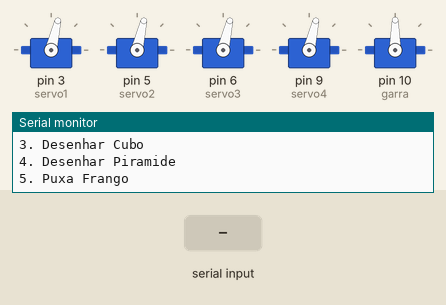
The sketch below on a simulated Arduino Uno, built with avr-gcc and run on an emulated ATmega328P. Shown: 5 × servo, the last lines printed to the serial monitor. The test bench sets the inputs (shaded band).

Above: at 1.8 s.
1.9 s: "1,90,45\n" received over Serial
At 4.05 s:
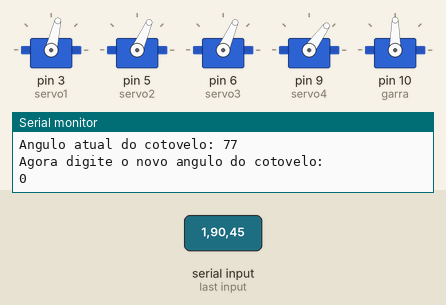
At 4.83 s:
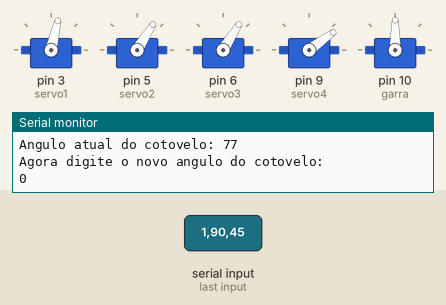
4.9 s: "90,45,200,10\n" received over Serial
7.9 s: "2\n" received over Serial
10.4 s: "90,45,200\n" received over Serial
At 13.0 s:
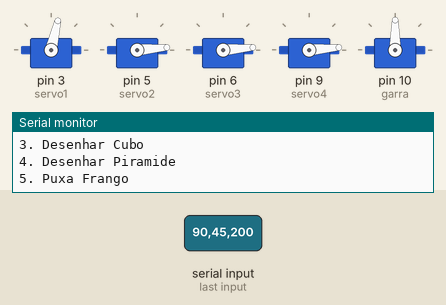
Timing chart, 0 to 14.4 s (numbered marks = the images above; inputs shaded):
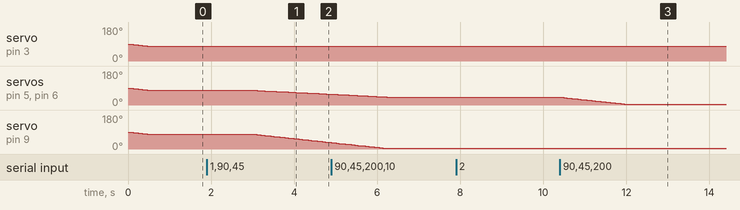

The sketch:

rogerinho.ino
```cpp
#include <VarSpeedServo.h>

VarSpeedServo servo1, servo2, servo3, servo4, garra;
int velocidadeMaxima = 15;

/*
 * velocidades[0] é referente a velocidade da base
 * velocidades[1] é referente a velocidade do ombro
 * velocidades[2] é referente a velocidade do cotovelo
 */
int velocidades[3] = {20,20,20};

int angAtualBase = 0;
int angAtualCotovelo = 0;
int angAtualOmbro = 0;


int opcaoMenu;

double posAtualX = 0;
double posAtualY = 14.5;
double posAtualZ = 15;

/*
 * Encontra a maior distância
 */
double compareNumbers(double x, double y, double z) {
  double result = abs(posAtualX - x);
  if (result < abs(posAtualY - y))
    result = abs(posAtualY - y);
  if (result < abs(posAtualZ - z))
    result = abs(posAtualZ - z);

  return result;
}
double mapeamento(double x, double in_min, double in_max, double out_min, double out_max)
{
  return (x - in_min) * (out_max - out_min) / (in_max - in_min) + out_min;
}

void calculaVelocidade(int angBase, int angOmbro,  int angCotovelo) {
  /*
   * A variável "maior" vai identificar qual é a maior distância angular
   * 0 -> Ângulo da Base
   * 1 -> Ângulo do Ombro
   * 2 -> Ângulo do Cotovelo
   */

  int maior = 0;
  int deltaBase = abs(angBase - angAtualBase);
  int deltaOmbro = abs(angOmbro - angAtualOmbro);
  int deltaCotovelo = abs(angCotovelo - angAtualCotovelo);

  int aux = deltaBase;

  if(aux < deltaOmbro) {
    maior = 1;
    aux = deltaOmbro;
  }
  if(aux < deltaCotovelo) {
    maior = 2;
    aux = deltaCotovelo;
  }

  switch(maior) {
    case 0:
      velocidades[0] = velocidadeMaxima;
      velocidades[1] = (velocidadeMaxima*deltaOmbro)/deltaBase;
      velocidades[2] = (velocidadeMaxima*deltaCotovelo)/deltaBase;
      break;
    case 1:
      velocidades[0] = (velocidadeMaxima*deltaBase)/deltaOmbro;
      velocidades[1] = velocidadeMaxima;
      velocidades[2] = (velocidadeMaxima*deltaCotovelo)/deltaOmbro;
      break;
    case 2:
      velocidades[0] = (velocidadeMaxima*deltaBase)/deltaCotovelo;
      velocidades[1] = (velocidadeMaxima*deltaOmbro)/deltaCotovelo;
      velocidades[2] = velocidadeMaxima;
      break;
    default:
      Serial.println("Deu ruim no calculo da velocidade");
  }

}

void movimentaServos(double angBase, double angOmbro,  double angCotovelo) {
  velocidades[0] = 0;
  velocidades[1] = 0;
  velocidades[2] = 0;

  angBase = mapeamento(angBase,0,180,5,150);
  angOmbro = mapeamento(angOmbro,0,180,5,150);
  angCotovelo = mapeamento(angCotovelo,0,180,5,150);
  calculaVelocidade(angBase, angOmbro, angCotovelo);

  servo1.write(angBase,velocidades[0],false);
  servo2.write(angOmbro,velocidades[1],false);
  servo3.write(angOmbro,velocidades[1],false);
  servo4.write(angCotovelo,velocidades[2],true);

  angAtualBase=angBase;
  angAtualOmbro=angOmbro;
  angAtualCotovelo=angCotovelo;
}

void cinematicaDireta() {
  int auxiliarBase, auxiliarOmbro, auxiliarCotovelo;
  Serial.print("Angulo atual da base: ");
  Serial.println(angAtualBase);
  Serial.println("Agora digite o novo angulo da base: ");

  while(!Serial.available());
  auxiliarBase = Serial.parseInt();
  Serial.println(auxiliarBase);

  Serial.print("Angulo atual do ombro: ");
  Serial.println(angAtualOmbro);
  Serial.println("Agora digite o novo angulo do ombro:");

  while(!Serial.available());
  auxiliarOmbro = Serial.parseInt();
  Serial.println(auxiliarOmbro);

  Serial.print("Angulo atual do cotovelo: ");
  Serial.println(angAtualCotovelo);
  Serial.println("Agora digite o novo angulo do cotovelo:");

  while(!Serial.available());
  auxiliarCotovelo = Serial.parseInt();
  Serial.println(auxiliarCotovelo);

  movimentaServos(auxiliarBase, auxiliarOmbro, auxiliarCotovelo);
}

void cinematicaInversa(double x, double y, double z) {
  double pi = 3.14159;
  // dados do robo
  double x3 = x; // posição x do robo
  double y3 = y; // posição y do robo
  double z3 = z; //altura do robo
  double l1 = 0;
  double l2 = 12;
  double l3 = 16;
  double d1 = 0;

  // calculo dos auxiliares
  double X3 = pow(x3,2);
  double Y3 = pow(y3,2);
  double Z3 = pow(z3,2);
  double L2 = pow(l2,2);
  double L3 = pow(l3,2);
  double k1 = X3+Y3;
  double r1 = sqrt(k1); //equação 2
  double r2 = z3-d1; // equação 3
  double R1 = pow(r1,2);
  double R2 = pow(r2,2);
  double k2 = R1+R2;
  double r3 = sqrt(k2); //equação 5
  double R3 = pow(r3,2);
  double k3 =(L3-L2-R3)/(-2*l2*r3);
  double k4 = (R3-L2-L3)/(-2*l2*l3);

  // calculo dos angulos
  double alfa1 = acos(k3); //equação 6
  double alfa2 = atan2(r2,r1); // equação 4
  double alfa3 = acos(k4); // equação 8
  double tet1 = atan2(y3,x3); // equação 1
  double tet2 = alfa2 - alfa1; // equação 7
  double conv3 = (alfa3*180)/pi;
  double tet3 = 180 - conv3;
  double conv1 = (tet1*180)/pi;
  double conv2 = (tet2*180)/pi;

  // angulos
  int angBase = conv1;
  int angOmbro = conv2;
  int angCotovelo = tet3;

  movimentaServos(angBase, angOmbro, angCotovelo);
}


void routePlanner() {
  double x, y, z;
  Serial.print("Posicao atual X");
  Serial.println(posAtualX);
  Serial.println("Agora digite a nova posicao X: ");

  while(!Serial.available());
  x = Serial.parseFloat();
  Serial.println(x);


  Serial.print("Posicao atual Y");
  Serial.println(posAtualY);
  Serial.println("Agora digite a nova posicao Y: ");

  while(!Serial.available());
  y = Serial.parseFloat();
  Serial.println(y);

  Serial.print("Posicao atual Z");
  Serial.println(posAtualZ);
  Serial.println("Agora digite a nova posicao Z: ");

  while(!Serial.available());
  z = Serial.parseFloat();
  Serial.println(z);

  routePlanner2(x,y,z);
}

void routePlanner2(double x, double y, double z) {


  // Resgatando maior valor
  double aux = compareNumbers(x, y, z);

  //Modificar a variável abaixo para aumentar/diminuir o passo
  double passo = 1/aux;

  double auxX = posAtualX;
  double auxY = posAtualY;
  double auxZ = posAtualZ;

  for (double i = 0; i <= 1; i+= passo) {
    auxX = posAtualX + i*(x-posAtualX);
    auxY = posAtualY + i*(y-posAtualY);
    auxZ = posAtualZ + i*(z-posAtualZ);

    cinematicaInversa(auxX, auxY, auxZ);

  }

  posAtualX = x;
  posAtualY = y;
  posAtualZ = z;

}

void imprimeMenu() {
  Serial.println("\n\nEscolha uma opcao para comecar:\n1. Cinematica Direta\n2. Cinematica Inversa\n3. Desenhar Cubo\n4. Desenhar Piramide\n5. Puxa Frango");
}

void fechaGarra(){
  garra.write(50, 0, true);
}

void abreGarra() {
  garra.write(5, 0, true);
}

void desenharCubo() {
  abreGarra();
  delay(2000);
  fechaGarra();
  delay(2000);
  routePlanner2(0,0,20);
  delay(2000);
  routePlanner2(5,0,20);
  delay(2000);
  routePlanner2(5,5,20);
  delay(2000);
  routePlanner2(0,5,20);
  delay(2000);
  routePlanner2(0,5,25);
  delay(2000);
  routePlanner2(5,5,25);
  delay(2000);
  routePlanner2(5,0,25);
  delay(2000);
  routePlanner2(0,0,25);
  delay(2000);
}

void desenharPiramide() {
  abreGarra();
  delay(2000);
  fechaGarra();
  delay(2000);
  routePlanner2(0,0,20);
  delay(2000);
  routePlanner2(3,3,25);
  delay(2000);
  routePlanner2(6,6,20);
  delay(2000);
  routePlanner2(0,6,20);
  delay(2000);
  routePlanner2(3,3,25);
  delay(2000);
  routePlanner2(6,0,20);
  delay(2000);
  movimentaServos(90,90,90);
  abreGarra();
}

void dadosInversa() {
  double auxiliarX, auxiliarY, auxiliarZ;

  Serial.println("Agora digite o valor de x: ");
  while(!Serial.available());
  auxiliarX = Serial.parseFloat();
  Serial.println(auxiliarX);

  Serial.println("Agora digite o valor de y: ");
  while(!Serial.available());
  auxiliarY = Serial.parseFloat();
  Serial.println(auxiliarY);

  Serial.println("Agora digite o valor de z: ");
  while(!Serial.available());
  auxiliarZ = Serial.parseFloat();
  Serial.println(auxiliarZ);

  cinematicaInversa(auxiliarX, auxiliarY, auxiliarZ);
}

void Menu (int opcaoMenu) {
  switch (opcaoMenu) {
    case 1:
      cinematicaDireta();
      break;
    case 2:
      dadosInversa();
    case 3:
      while(!Serial.available()) {
        desenharCubo();
      }
      break;
    case 4:
      while(!Serial.available()) {
        desenharPiramide();
      }
      break;
    case 5:
    while(!Serial.available()) {
        abreGarra();
        delay(1000);
        fechaGarra();
        delay(1000);
      }
    default:
      return;
  }
}

void setup() {
  Serial.begin(9600);

  //Servo da base
  servo1.attach (3);

  //Servos do ombro
  servo2.attach (5);
  servo3.attach (6);

  //Servo do cotovelo
  servo4.attach (9);

  //Servo da garra
  garra.attach(10);

  movimentaServos(90, 90, 90);

  imprimeMenu();
}

void loop() {
 // verifica se tem dados diponível para leitura
  if (Serial.available()){
    opcaoMenu = Serial.parseInt(); //le byte mais recente no buffer da serial
    Serial.println(opcaoMenu);   //reenvia para o computador o dado recebido
    Menu(opcaoMenu);

    imprimeMenu();
  }
}
```

Measured:
- after the input at 1.9 s, servo on pin 5 (servo2), servo on pin 6 (servo3): moves from 77° to 57° over 1.7 s, starting after 1.2 s; servo on pin 9 (servo4): moves from 77° to 34° over 1.8 s, starting after 1.2 s
- after the input at 10.4 s, servo on pin 5 (servo2), servo on pin 6 (servo3): moves from 41° to 5° over 1.5 s, starting after 0.05 s
